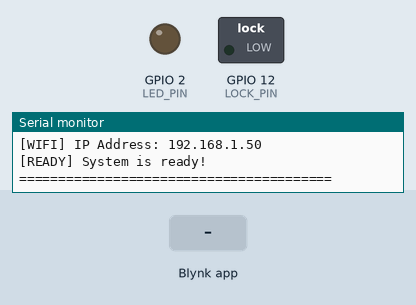
A sketch run on a simulated ESP32. On the bench: switched loads named in the sketch (green lamp = pin HIGH), output pins drawn as LEDs (lit = HIGH), the last lines printed to the serial monitor. Inputs (shaded band) come from the test bench. WiFi joins after 1.5 s; servers stay silent unless stated.

Above: at 3.1 s.
3.2 s: Blynk app writes 1 to V8
At 4.4 s:
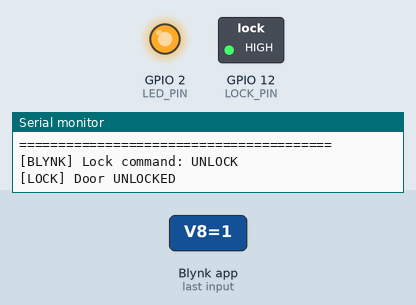
4.7 s: Blynk app writes 0 to V8
At 5.6 s:
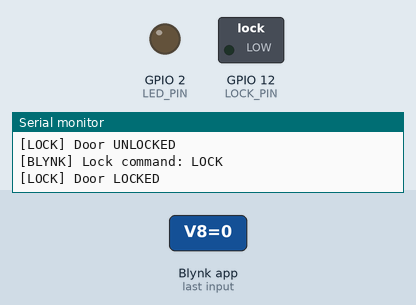
6.2 s: Blynk app writes 200 to V8
At 6.7 s:
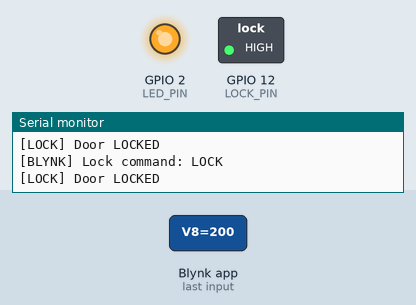
Timing chart, 0 to 9.2 s (numbered marks = the images above; inputs shaded):
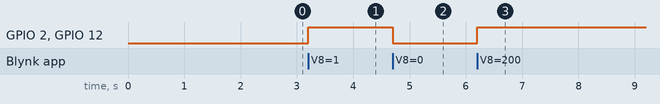

The sketch:

Smart_Door_Lock.ino
```cpp
/*************************************************************
  Smart Door Lock System - ESP32
  ==============================

  This controls a 12V solenoid lock using ESP32 and Blynk.

  Features:
  - Control lock from Blynk app
  - Auto-lock after timeout
  - Status LED indicator

  Hardware Connections (ESP32 Dev Module):
  - GPIO12: Solenoid Lock (via TIP122 transistor)
  - GPIO2:  Built-in LED (status indicator)

  Blynk Virtual Pins:
  - V7: Lock Status Display (String)
  - V8: Lock Control Button (0=Locked, 1=Unlocked)

  Author: Bhyresh
  Date: November 2025
 *************************************************************/

// ==================== BLYNK CREDENTIALS ====================
// Using Smart Home Automation template
#define BLYNK_TEMPLATE_ID "TMPL3wb1zwGMa"
#define BLYNK_TEMPLATE_NAME "Smart Home Automation"
#define BLYNK_AUTH_TOKEN "_U7v-3wvBTNh7ODSoZfjxihGnOWPTs7Z"      // Replace with your Auth Token

#define BLYNK_PRINT Serial

// ==================== LIBRARIES ====================
#include <WiFi.h>
#include <BlynkSimpleEsp32.h>

// ==================== WIFI CREDENTIALS ====================
char ssid[] = "vivo T3 5G";
char pass[] = "htbs*926";

// ==================== PIN DEFINITIONS ====================
#define LOCK_PIN      12    // GPIO12 - Solenoid lock control (via TIP122)
#define LED_PIN       2     // GPIO2  - Built-in LED for status

// ==================== LOCK STATES ====================
#define LOCKED    0
#define UNLOCKED  1

// ==================== TIMING SETTINGS ====================
#define AUTO_LOCK_DELAY    5000    // Auto-lock after 5 seconds (milliseconds)

// ==================== GLOBAL VARIABLES ====================
int lockState = LOCKED;
unsigned long unlockTime = 0;

BlynkTimer timer;

// ==================== SETUP ====================
void setup() {
  Serial.begin(115200);
  delay(100);

  printHeader();

  // Initialize pins
  pinMode(LOCK_PIN, OUTPUT);
  pinMode(LED_PIN, OUTPUT);

  // Start with door locked
  setLock(LOCKED);

  // Connect to WiFi and Blynk
  Serial.println("[WIFI] Connecting...");
  Blynk.begin(BLYNK_AUTH_TOKEN, ssid, pass);

  Serial.println("[WIFI] Connected!");
  Serial.print("[WIFI] IP Address: ");
  Serial.println(WiFi.localIP());

  // Setup timers
  timer.setInterval(500L, checkAutoLock);    // Check auto-lock every 500ms
  timer.setInterval(10000L, sendHeartbeat);  // Heartbeat every 10 seconds

  // Sync with Blynk
  Blynk.syncVirtual(V8);

  Serial.println("\n[READY] System is ready!");
  Serial.println("========================================\n");
}

// ==================== MAIN LOOP ====================
void loop() {
  Blynk.run();
  timer.run();
}

// ==================== LOCK CONTROL ====================
void setLock(int state) {
  lockState = state;
  digitalWrite(LOCK_PIN, state);
  digitalWrite(LED_PIN, state);  // LED ON when unlocked

  // Update Blynk
  if (state == UNLOCKED) {
    Blynk.virtualWrite(V7, "🔓 UNLOCKED");
    unlockTime = millis();
    Serial.println("[LOCK] Door UNLOCKED");
  } else {
    Blynk.virtualWrite(V7, "🔒 LOCKED");
    Serial.println("[LOCK] Door LOCKED");
  }
  Blynk.virtualWrite(V8, state);
}

// ==================== BLYNK HANDLERS ====================

// V8: Lock control button from Blynk app
BLYNK_WRITE(V8) {
  int value = param.asInt();
  Serial.print("[BLYNK] Lock command: ");
  Serial.println(value == UNLOCKED ? "UNLOCK" : "LOCK");
  setLock(value);
}

// When Blynk connects
BLYNK_CONNECTED() {
  Serial.println("[BLYNK] Connected to server!");
  Blynk.syncVirtual(V8);
}

// ==================== AUTO-LOCK ====================
void checkAutoLock() {
  if (lockState == UNLOCKED) {
    if (millis() - unlockTime > AUTO_LOCK_DELAY) {
      Serial.println("[AUTO] Auto-locking door...");
      setLock(LOCKED);
    }
  }
}

// ==================== HEARTBEAT ====================
void sendHeartbeat() {
  // Print status (removed V3 to avoid conflict with Humidity)
  Serial.print("[STATUS] Uptime: ");
  Serial.print(millis() / 1000);
  Serial.print("s | Lock: ");
  Serial.print(lockState == UNLOCKED ? "UNLOCKED" : "LOCKED");
  Serial.print(" | WiFi: ");
  Serial.println(WiFi.status() == WL_CONNECTED ? "Connected" : "Disconnected");
}

// ==================== UTILITY ====================
void printHeader() {
  Serial.println("\n");
  Serial.println("========================================");
  Serial.println("    SMART DOOR LOCK SYSTEM - ESP32");
  Serial.println("========================================");
  Serial.println("Controls:");
  Serial.println("  Blynk app = Remote control");
  Serial.println("  Auto-lock after 5 seconds");
  Serial.println("========================================\n");
}
```

Measured:
- after the input at 3.2 s, GPIO 2 (LED_PIN), GPIO 12 (LOCK_PIN): LOW → HIGH at once
- after the input at 4.7 s, GPIO 2 (LED_PIN), GPIO 12 (LOCK_PIN): HIGH → LOW at once
- after the input at 6.2 s, GPIO 2 (LED_PIN), GPIO 12 (LOCK_PIN): LOW → HIGH at once
